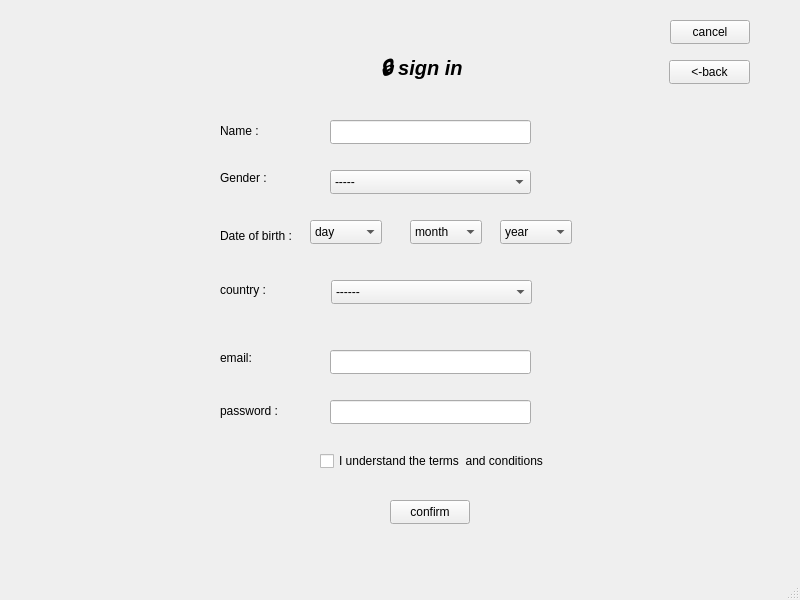
<?xml version="1.0" encoding="UTF-8"?>
<ui version="4.0">
 <class>Mainsignin</class>
 <widget class="QMainWindow" name="Mainsignin">
  <property name="geometry">
   <rect>
    <x>0</x>
    <y>0</y>
    <width>800</width>
    <height>600</height>
   </rect>
  </property>
  <property name="windowTitle">
   <string>MainWindow</string>
  </property>
  <widget class="QWidget" name="centralwidget">
   <widget class="QLabel" name="label">
    <property name="geometry">
     <rect>
      <x>220</x>
      <y>110</y>
      <width>71</width>
      <height>41</height>
     </rect>
    </property>
    <property name="text">
     <string>Name :</string>
    </property>
   </widget>
   <widget class="QLineEdit" name="lineEdit_name">
    <property name="geometry">
     <rect>
      <x>330</x>
      <y>120</y>
      <width>201</width>
      <height>24</height>
     </rect>
    </property>
    <property name="text">
     <string/>
    </property>
   </widget>
   <widget class="QLabel" name="label_2">
    <property name="geometry">
     <rect>
      <x>220</x>
      <y>220</y>
      <width>81</width>
      <height>31</height>
     </rect>
    </property>
    <property name="text">
     <string>Date of birth :</string>
    </property>
   </widget>
   <widget class="QComboBox" name="comboBox_year">
    <property name="geometry">
     <rect>
      <x>500</x>
      <y>220</y>
      <width>72</width>
      <height>24</height>
     </rect>
    </property>
    <item>
     <property name="text">
      <string>year</string>
     </property>
    </item>
    <item>
     <property name="text">
      <string>2000</string>
     </property>
    </item>
    <item>
     <property name="text">
      <string>2001</string>
     </property>
    </item>
    <item>
     <property name="text">
      <string>2002</string>
     </property>
    </item>
    <item>
     <property name="text">
      <string>2003</string>
     </property>
    </item>
   </widget>
   <widget class="QComboBox" name="comboBox_month">
    <property name="geometry">
     <rect>
      <x>410</x>
      <y>220</y>
      <width>72</width>
      <height>24</height>
     </rect>
    </property>
    <item>
     <property name="text">
      <string>month</string>
     </property>
    </item>
   </widget>
   <widget class="QComboBox" name="comboBox_day">
    <property name="geometry">
     <rect>
      <x>310</x>
      <y>220</y>
      <width>72</width>
      <height>24</height>
     </rect>
    </property>
    <item>
     <property name="text">
      <string>day</string>
     </property>
    </item>
    <item>
     <property name="text">
      <string>1</string>
     </property>
    </item>
    <item>
     <property name="text">
      <string>2</string>
     </property>
    </item>
    <item>
     <property name="text">
      <string>3</string>
     </property>
    </item>
    <item>
     <property name="text">
      <string>4</string>
     </property>
    </item>
    <item>
     <property name="text">
      <string>5</string>
     </property>
    </item>
    <item>
     <property name="text">
      <string>6</string>
     </property>
    </item>
    <item>
     <property name="text">
      <string>7</string>
     </property>
    </item>
    <item>
     <property name="text">
      <string>8</string>
     </property>
    </item>
    <item>
     <property name="text">
      <string>9</string>
     </property>
    </item>
    <item>
     <property name="text">
      <string>10</string>
     </property>
    </item>
    <item>
     <property name="text">
      <string>11</string>
     </property>
    </item>
    <item>
     <property name="text">
      <string>12</string>
     </property>
    </item>
   </widget>
   <widget class="QComboBox" name="comboBox_gender">
    <property name="geometry">
     <rect>
      <x>330</x>
      <y>170</y>
      <width>201</width>
      <height>24</height>
     </rect>
    </property>
    <item>
     <property name="text">
      <string>-----</string>
     </property>
    </item>
    <item>
     <property name="text">
      <string>Male</string>
     </property>
    </item>
    <item>
     <property name="text">
      <string>Female</string>
     </property>
    </item>
   </widget>
   <widget class="QLabel" name="label_3">
    <property name="geometry">
     <rect>
      <x>220</x>
      <y>170</y>
      <width>49</width>
      <height>16</height>
     </rect>
    </property>
    <property name="text">
     <string>Gender :</string>
    </property>
   </widget>
   <widget class="QLabel" name="label_4">
    <property name="geometry">
     <rect>
      <x>220</x>
      <y>280</y>
      <width>61</width>
      <height>20</height>
     </rect>
    </property>
    <property name="text">
     <string>country :</string>
    </property>
   </widget>
   <widget class="QComboBox" name="comboBox_country">
    <property name="geometry">
     <rect>
      <x>331</x>
      <y>280</y>
      <width>201</width>
      <height>24</height>
     </rect>
    </property>
    <item>
     <property name="text">
      <string>------</string>
     </property>
    </item>
    <item>
     <property name="text">
      <string>Egypt</string>
     </property>
    </item>
    <item>
     <property name="text">
      <string>Usa</string>
     </property>
    </item>
    <item>
     <property name="text">
      <string>Canada</string>
     </property>
    </item>
    <item>
     <property name="text">
      <string>Spain</string>
     </property>
    </item>
    <item>
     <property name="text">
      <string>France</string>
     </property>
    </item>
   </widget>
   <widget class="QLabel" name="label_5">
    <property name="geometry">
     <rect>
      <x>380</x>
      <y>50</y>
      <width>121</width>
      <height>41</height>
     </rect>
    </property>
    <property name="font">
     <font>
      <pointsize>15</pointsize>
      <italic>true</italic>
      <bold>true</bold>
     </font>
    </property>
    <property name="text">
     <string>🔒 sign in </string>
    </property>
   </widget>
   <widget class="QLabel" name="label_6">
    <property name="geometry">
     <rect>
      <x>220</x>
      <y>350</y>
      <width>49</width>
      <height>16</height>
     </rect>
    </property>
    <property name="text">
     <string>email:</string>
    </property>
   </widget>
   <widget class="QCheckBox" name="checkBox_rules">
    <property name="geometry">
     <rect>
      <x>320</x>
      <y>450</y>
      <width>231</width>
      <height>22</height>
     </rect>
    </property>
    <property name="text">
     <string>I understand the terms  and conditions</string>
    </property>
   </widget>
   <widget class="QLabel" name="label_7">
    <property name="geometry">
     <rect>
      <x>220</x>
      <y>400</y>
      <width>61</width>
      <height>21</height>
     </rect>
    </property>
    <property name="text">
     <string>password :</string>
    </property>
   </widget>
   <widget class="QLineEdit" name="lineEdit_email">
    <property name="geometry">
     <rect>
      <x>330</x>
      <y>350</y>
      <width>201</width>
      <height>24</height>
     </rect>
    </property>
    <property name="autoFillBackground">
     <bool>false</bool>
    </property>
    <property name="text">
     <string/>
    </property>
    <property name="echoMode">
     <enum>QLineEdit::Normal</enum>
    </property>
   </widget>
   <widget class="QLineEdit" name="lineEdit_password">
    <property name="geometry">
     <rect>
      <x>330</x>
      <y>400</y>
      <width>201</width>
      <height>24</height>
     </rect>
    </property>
    <property name="text">
     <string/>
    </property>
    <property name="echoMode">
     <enum>QLineEdit::Password</enum>
    </property>
   </widget>
   <widget class="QPushButton" name="pushButton_confirm">
    <property name="geometry">
     <rect>
      <x>390</x>
      <y>500</y>
      <width>80</width>
      <height>24</height>
     </rect>
    </property>
    <property name="text">
     <string>confirm</string>
    </property>
   </widget>
   <widget class="QPushButton" name="pushButton_cancel2">
    <property name="geometry">
     <rect>
      <x>670</x>
      <y>20</y>
      <width>80</width>
      <height>24</height>
     </rect>
    </property>
    <property name="text">
     <string>cancel</string>
    </property>
   </widget>
   <widget class="QPushButton" name="pushButton_back_to_mainwindow">
    <property name="geometry">
     <rect>
      <x>669</x>
      <y>60</y>
      <width>81</width>
      <height>24</height>
     </rect>
    </property>
    <property name="text">
     <string>&lt;-back</string>
    </property>
   </widget>
  </widget>
  <widget class="QStatusBar" name="statusbar"/>
  <widget class="QMenuBar" name="menubar">
   <property name="geometry">
    <rect>
     <x>0</x>
     <y>0</y>
     <width>800</width>
     <height>21</height>
    </rect>
   </property>
  </widget>
 </widget>
 <resources/>
 <connections/>
</ui>
